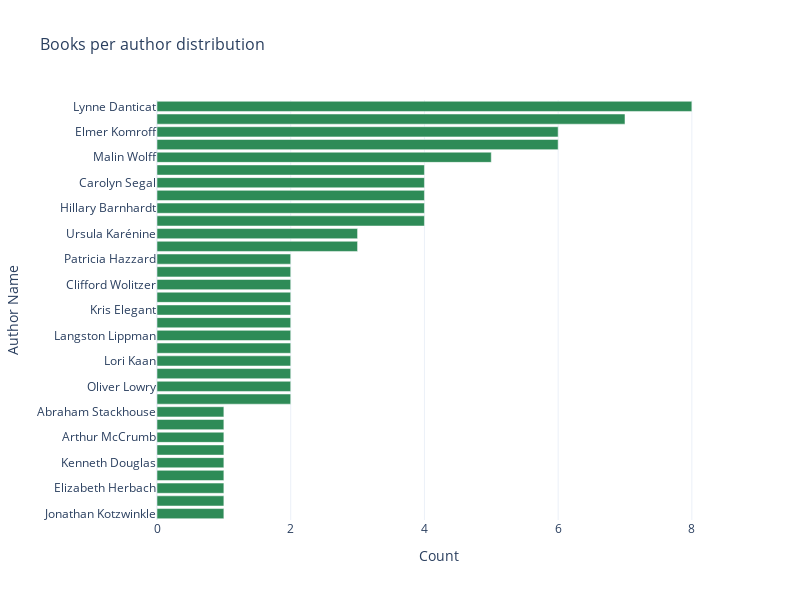

This figure's notebook cell:
### Markdown cell above
### 4.2.4 Author distribution

### Code cell
create_horizontal_bar_plot(sales_total, 'author_name', 'Books per author distribution')

### Figure 1 — Plotly figure (JSON) as saved in the notebook; plotly's stock layout.template omitted (floating-point values rounded to 4 significant figures)
{"data": [{"alignmentgroup": "True", "hovertemplate": "Count=%{x}<br>Author Name=%{y}<extra></extra>", "legendgroup": "", "marker": {"color": "seagreen", "pattern": {"shape": ""}}, "name": "", "offsetgroup": "", "orientation": "h", "showlegend": false, "textposition": "auto", "type": "bar", "x": [1, 1, 1, 1, 1, 1, 1, 1, 1, 2, 2, 2, 2, 2, 2, 2, 2, 2, 2, 2, 2, 3, 3, 4, 4, 4, 4, 4, 5, 6, 6, 7, 8], "xaxis": "x", "y": ["Jonathan Kotzwinkle", "Philip Antrim", "Elizabeth Herbach", "Bernard Hopf", "Kenneth Douglas", "Ward Haigh", "Arthur McCrumb", "Charles Fenimore", "Abraham Stackhouse", "Leonard Nabokov", "Oliver Lowry", "Grace Harrison", "Lori Kaan", "R.M. Larner", "Langston Lippman", "Phoebe Brown", "Kris Elegant", "David Beam", "Clifford Wolitzer", "Jill Hergesheimer", "Patricia Hazzard", "Kathy Yglesias", "Ursula Karénine", "Gloria Green", "Hillary Barnhardt", "John W. Spanogle", "Carolyn Segal", "Robert Plimpton", "Malin Wolff", "Burton Malamud", "Elmer Komroff", "Bianca Thompson", "Lynne Danticat"], "yaxis": "y"}], "layout": {"barmode": "relative", "height": 600, "legend": {"tracegroupgap": 0}, "title": {"font": {"size": 16}, "text": "Books per author distribution"}, "width": 800, "xaxis": {"anchor": "y", "domain": [0, 1], "title": {"text": "Count"}}, "yaxis": {"anchor": "x", "domain": [0, 1], "title": {"text": "Author Name"}}}}
